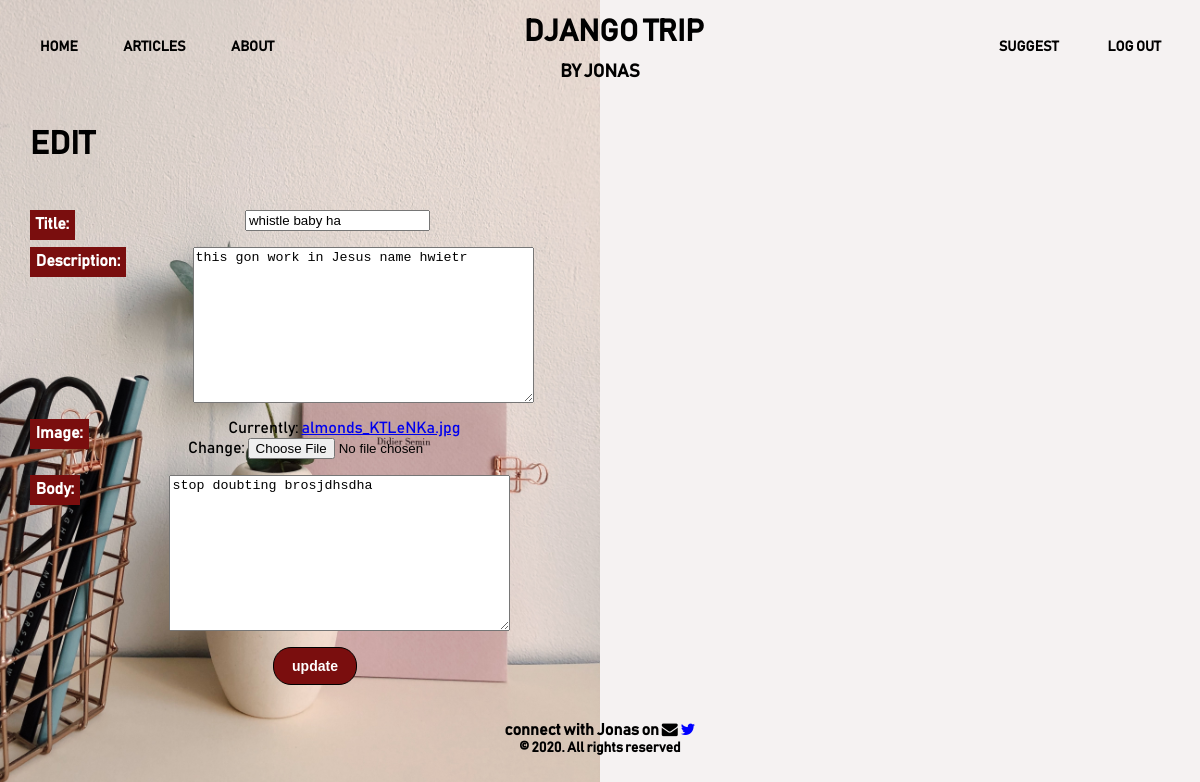
The app's page /articles/whistle-baby-ha/edit (signed in) with its own data.
### articles/models.py (models this page shows, shortened)
class Article(models.Model):
    def author_default():
        return CustomUser.objects.get(username="Jonas").username
    def slug_default():
        return " "
    title = models.CharField(max_length=144)
    description = models.TextField()
    image = models.ImageField()
    body = models.TextField()
    date = models.DateTimeField(auto_now_add=True)
    author = models.CharField(default=author_default, max_length=144)
    slug = models.SlugField(max_length=255, blank=True, default=slug_default)

### articles/views.py (the view)
# urls.py: path("<slug:slug>/edit", ArticleUpdateView.as_view(), name="article_update"),
class ArticleUpdateView(LoginRequiredMixin, UpdateView):
    template_name = "article_update.html"
    model = Article
    fields = ("title", "description", "image", "body")
    def dispatch(self, request, *args, **kwargs):
        if self.request.user != CustomUser.objects.get(username="Jonas"):
            raise PermissionDenied
        return super().dispatch(request, *args, **kwargs)

### templates/article_update.html (shortened to what this page needs)
{% load static %}
<head>
  <link rel="stylesheet" type="text/css" href="{% static 'css/base.css' %}" />
  <link rel="stylesheet" type="text/css" href="{% static 'css/article_alter.css' %}" />
  <link rel="stylesheet" href="{% static 'css/font-awesome.min.css' %}" />
</head>
<body style="background-image: url('/static/img/edit.png');">
    {% include 'header.html' %}
    <div class='article-create-div' id='article-update-div'>
        <h1>EDIT</h1>
        <form method="POST" >
            <div>
                {{ form.as_p }}
            </div>
            <button type='submit'>update</button>
        </form>
    </div
  <div class='clear-padding'></div>
  {% include 'footer.html' %}
</body>
</html>

### static/css/base.css (style rules this page uses)
body { padding: 0; margin: 0; font-family: "Bahnschrift"; background-size: cover; background-position: center; }

### static/css/article_alter.css (style rules this page uses)
.article-create-div, #delete-form-div { max-width: 95%; margin: auto; }
.article-create-div h1 { margin: 3% 0 4% 0; }
.article-create-div form { text-align: center; width: 50%; }
.article-create-div form label { float: left; }
.article-create-div form button, #delete-form-div form button { padding: 10px 18px; border: 1px solid black; color: white; background-color: #7a0e0e; border-radius: 18px; font-size: 14px; font-weight: bold; cursor: pointer; transition: 0.6s; }
#article-update-div form label { font-weight: bold; background-color: #7a0e0e; color: white; padding: 1%; }

### records on screen
Article: title "whistle baby ha", description "this gon work in Jesus name hwietr", body "stop doubting brosjdhsdha"
